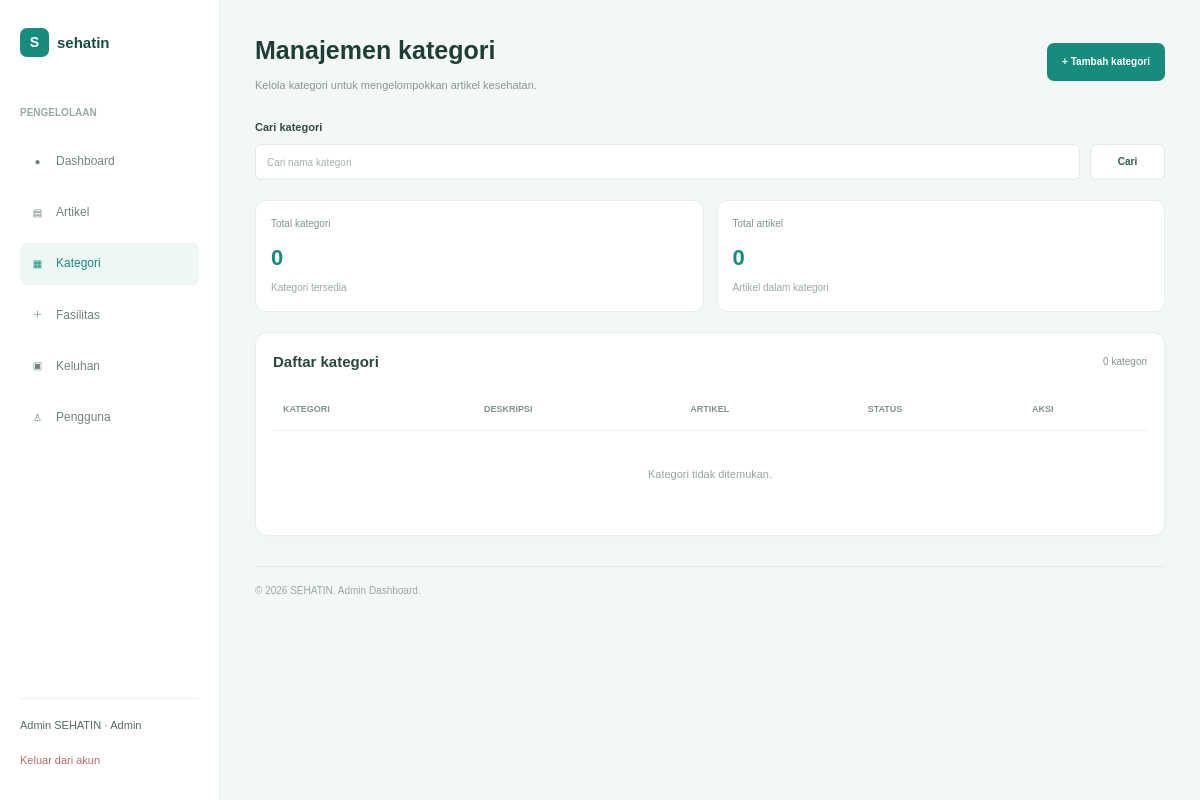
/admin/categories/index.php (signed in), run on an earlier commit of the app's database.
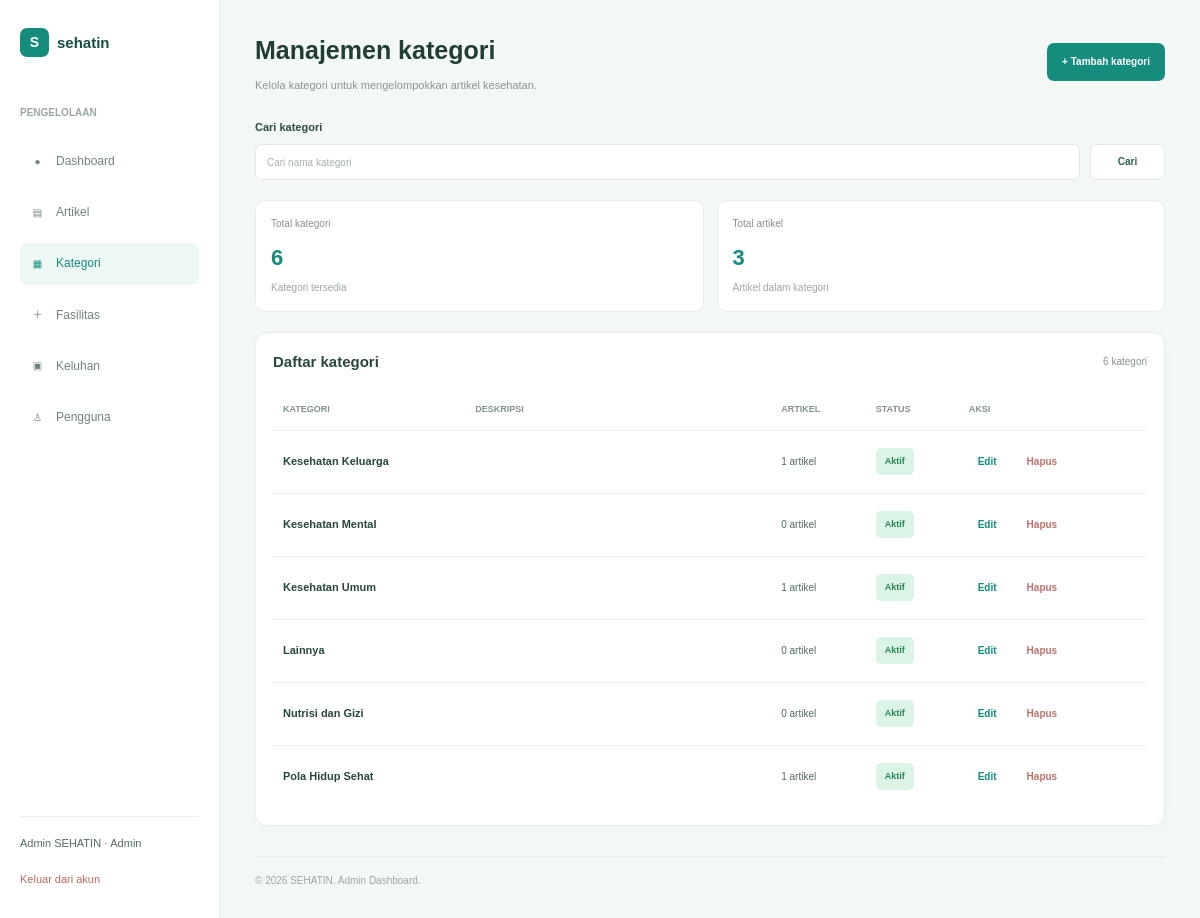
And on a later commit of the database.
### tables this page shows
CREATE TABLE IF NOT EXISTS article_categories (
    id INT AUTO_INCREMENT PRIMARY KEY,
    name VARCHAR(100) NOT NULL UNIQUE,
    created_at DATETIME NOT NULL DEFAULT CURRENT_TIMESTAMP
);

### admin/categories/index.php (the view, shortened to what the changed rows need)
<?php
require_once __DIR__ . "/../../config/database.php";
$keyword = trim($_GET["search"] ?? "");
$categories = [];
$sqlCategories = "SELECT
                    c.id,
                    c.name,
                    COUNT(a.id) AS articles
                  FROM article_categories c
                  LEFT JOIN articles a ON c.id = a.category_id
                  GROUP BY c.id, c.name
                  ORDER BY c.name ASC";
$resultCategories = $conn->query($sqlCategories);
if ($resultCategories) {
    while ($row = $resultCategories->fetch_assoc()) {
        $row["description"] = "";
        $row["status"] = "Aktif";
        $categories[] = $row;
    }
}
$filteredCategories = array_filter(
    $categories,
    function ($category) use ($keyword) {
        return $keyword === ""
            || stripos($category["name"], $keyword) !== false;
    }
);
$totalCategories = count($categories);
$resultTotalArticles = $conn->query(
    "SELECT COUNT(*) AS total FROM articles"
);
$totalArticles = $resultTotalArticles
    ? (int) $resultTotalArticles->fetch_assoc()["total"]
    : 0;
function e($value)
{
    return htmlspecialchars((string) $value, ENT_QUOTES, "UTF-8");
}
?>
<!DOCTYPE html>
<html lang="id">
<head>
    <link rel="stylesheet" href="../../assets/css/reset.css">
    <link rel="stylesheet" href="../../assets/css/style.css">
    <link rel="stylesheet" href="../../assets/css/admin-dashboard.css">
    <link rel="stylesheet" href="../../assets/css/admin-categories.css">
</head>
<body class="admin-dashboard-page">
    <div class="admin-layout">
        <main class="admin-main admin-categories-main">
            <header class="categories-header">
                <div>
                    <h1>Manajemen kategori</h1>
                </div>
            </header>
            <section class="categories-summary">
                <div class="category-summary-card">
                    <span>Total kategori</span>
                    <h2>
                        <?= $totalCategories ?>
                    </h2>
                    <p>Kategori tersedia</p>
                </div>
                <div class="category-summary-card">
                    <span>Total artikel</span>
                    <h2>
                        <?= $totalArticles ?>
                    </h2>
                    <p>Artikel dalam kategori</p>
                </div>
            </section>
            <section class="categories-table-card">
                <div class="categories-table-heading">
                    <h2>Daftar kategori</h2>
                    <span>
                        <?= count($filteredCategories) ?> kategori
                    </span>
                </div>
                <div class="categories-table-wrapper">
                    <table class="categories-table">
                        <thead>
                            <tr>
                                <th>KATEGORI</th>
                                <th>DESKRIPSI</th>
                                <th>ARTIKEL</th>
                                <th>STATUS</th>
                                <th>AKSI</th>
                            </tr>
                        </thead>
                        <tbody>
                            <?php if (count($filteredCategories) > 0): ?>
                            <?php foreach ($filteredCategories as $category): ?>
                            <tr>
                                <td class="category-name-cell">
                                    <?= e($category['name']) ?>
                                </td>
                                <td class="category-description-cell">
                                </td>
                                <td class="category-count-cell">
                                    <?= (int) $category['articles'] ?> artikel
                                </td>
                                <td>
                                    <span class="category-active-status">
                                        <?= e($category['status']) ?>
                                    </span>
                                </td>
                                <td>
                                    <div class="category-actions">
                                        <a href="edit.php?id=<?= (int) $category['id'] ?>" class="category-edit-button">
                                            Edit
                                        </a>
                                        <form method="POST" action="index.php"
                                            onsubmit="return confirm('Yakin ingin menghapus kategori ini?')">
                                            <button type="submit" class="category-delete-button">
                                                Hapus
                                            </button>
                                        </form>
                                    </div>
                                </td>
                            </tr>
                            <?php endforeach; ?>
                            <?php else: ?>
                            <tr>
                                <td colspan="5" class="categories-empty">
                                    Kategori tidak ditemukan.
                                </td>
                            </tr>
                            <?php endif; ?>
                        </tbody>
                    </table>
                </div>
            </section>
        </main>
    </div>
</body>
</html>

What changed in the data, as far as the page shows it:
added article_categories: name "Kesehatan Keluarga", articles "1", status "Aktif"
added article_categories: name "Kesehatan Mental", articles "0", status "Aktif"
added article_categories: name "Kesehatan Umum", articles "1", status "Aktif"
added article_categories: name "Lainnya", articles "0", status "Aktif"
added article_categories: name "Nutrisi dan Gizi", articles "0", status "Aktif"
added article_categories: name "Pola Hidup Sehat", articles "1", status "Aktif"
Also different on the page:
$totalCategories: "0" → "6"
$totalArticles: "0" → "3"
count($filteredCategories): "0" → "6"
text no longer shown: "Kategori tidak ditemukan."
